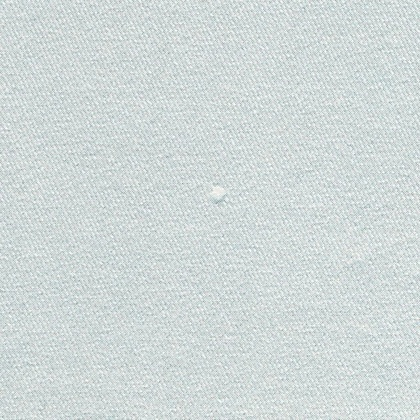
%> input picture code/matlab code/Im (2).jpg, 420 x 420 px, shrunk from 512 x 512 before the run
$ octave main_newmethod_2.m   (GNU Octave 9; MATLAB toolbox functions it lacks are replaced by stand-ins)
%> lines starting %> are read from the running program, lines starting %| are printed output that depends on the picture
%> further down, I is the input picture: size 420x420x3 uint8; mean R, G, B 208.9, 217.8, 217.2
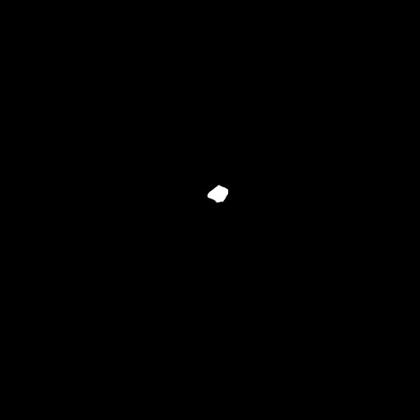
%> input picture code/matlab code/Imt (2).jpg, 420 x 420 px, shrunk from 512 x 512 before the run
%> further down, tru_I is the input picture: size 420x420x3 uint8; mean R, G, B 0.3, 0.3, 0.3
### code/matlab code/preprocess.m
function I=preprocess(I)
I=im2double(I);
%> I: size 420x420x3 double
I=rgb2gray(I);% convert 2 gray
%> I: size 420x420 double
K=imadjust(I); % improve contrast
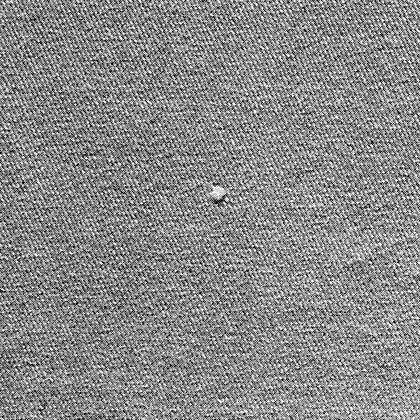
%> K: size 420x420 double; min 0, max 1, mean 0.54
I=medfilt2(K,[5 5]);
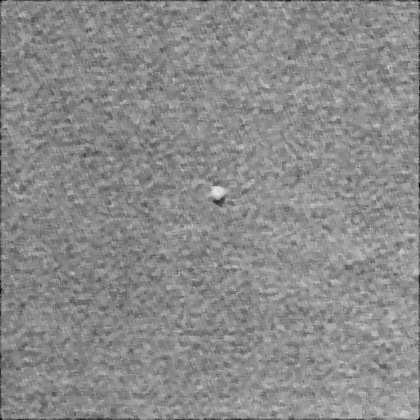
%> I: size 420x420 double; min 0, max 0.891, mean 0.545

### code/matlab code/Generate_HIm.m
function [H CO]=Generate_HIm(I1,mask)
%> called with mask = 25
S=size(I1);
%> S = [420 420]
N=(mask-1)/2;
F=(mask).^2;

I = padarray(I1,[N N]);
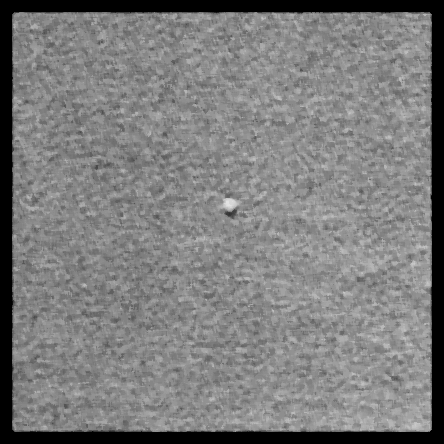
%> I: size 444x444 double; min 0, max 0.891, mean 0.487

for i=1:S(1)
    for j=1:S(2)
        pc=I(i+N,j+N);
        C=[i+N j+N];
        W=window(C,N);%Generate window
        M=mat_v(I,W,mask);
        GLCM=graycomatrix(M,'offset',[0 5; -5 5; -5 0; -5 -5]);
        stats = graycoprops(GLCM,{'homogeneity','correlation'});
        h=stats.Homogeneity;
        c=stats.Correlation;
        CO(i,j)=mean(c);
        H(i,j)=mean(h);


    end
end

### code/matlab code/main_newmethod_2.m

%main- new method2
clear all
close all
clc

%% preprocessing

I=imread('Im (2).jpg');% read image
tru_I=imread('Imt (2).jpg');% read ground truth image for calculate error
I1=preprocess(I);
subplot(1,2,1)
imshow(I)
title('Original Image')
subplot(1,2,2)
imshow(I1)
title('Image after preprocessing')

%% Homogenity and Correlation Image
mask=25;%mask size


%> (the run ends here)
